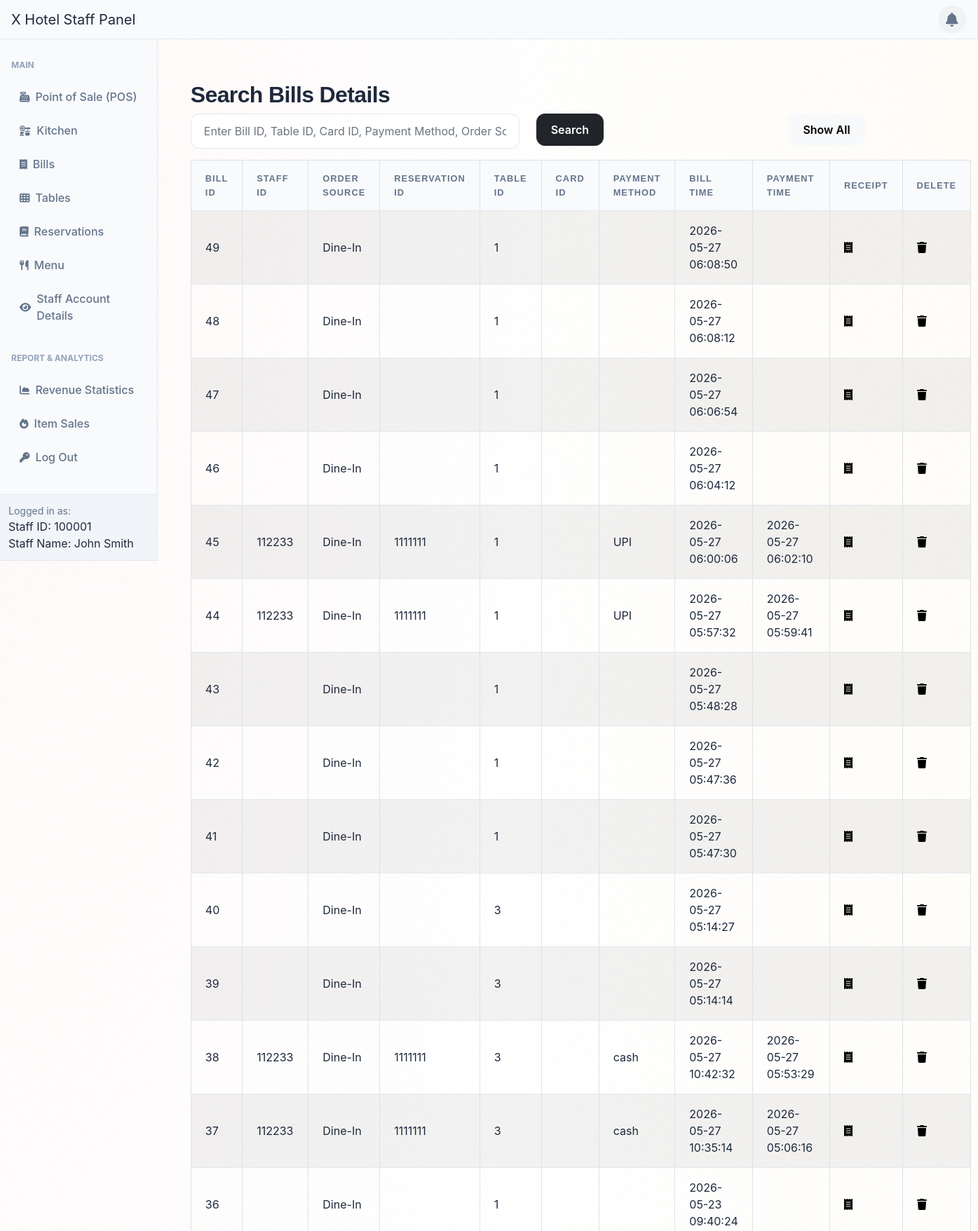
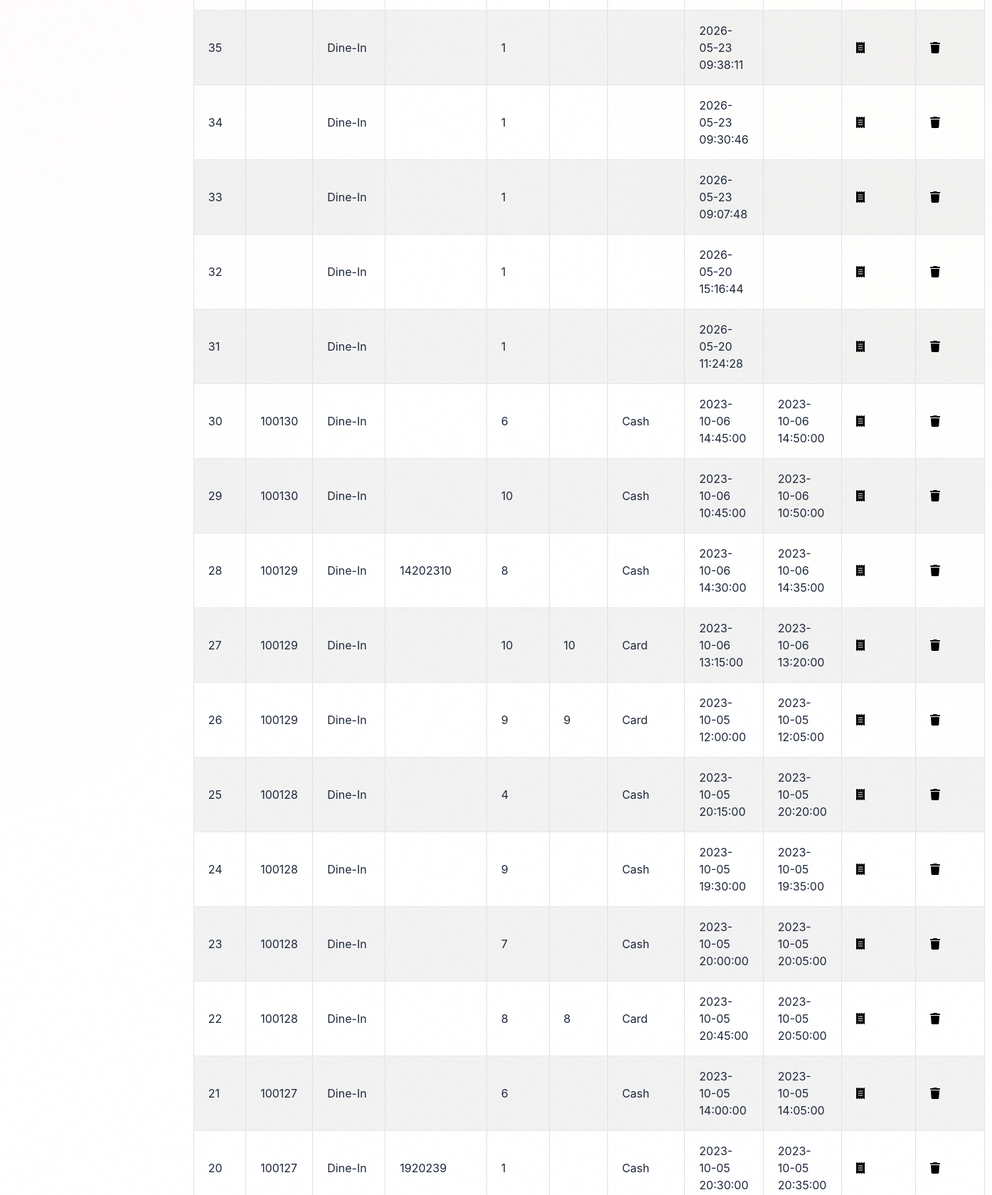
Screenshot of /adminSide/panel/bill-panel.php (signed in, upper part) with the database file from the repository (2 pictures, top to bottom).
### tables this page shows
CREATE TABLE `bills` (
  `bill_id` int NOT NULL AUTO_INCREMENT,
  `staff_id` int DEFAULT NULL,
  `reservation_id` int DEFAULT NULL,
  `table_id` int DEFAULT NULL,
  `card_id` int DEFAULT NULL,
  `payment_method` varchar(255) DEFAULT NULL,
  `bill_time` datetime DEFAULT NULL,
  `payment_time` datetime DEFAULT NULL,
  `non_member_name` varchar(100) DEFAULT NULL,
  `non_member_mobile` varchar(20) DEFAULT NULL,
  `order_source` varchar(30) NOT NULL DEFAULT 'Dine-In',
  `commission_rate` decimal(5,2) NOT NULL DEFAULT '0.00',
  `commission_amount` decimal(10,2) NOT NULL DEFAULT '0.00',
  `tax_amount` decimal(10,2) NOT NULL DEFAULT '0.00',
  `packaging_charge` decimal(10,2) NOT NULL DEFAULT '0.00',
  `net_revenue` decimal(10,2) NOT NULL DEFAULT '0.00',
  `prep_time_minutes` int DEFAULT NULL,
  `delivery_time_minutes` int DEFAULT NULL,
  `priority_level` varchar(15) NOT NULL DEFAULT 'Normal',
  `pickup_deadline` datetime DEFAULT NULL,
  `cancellation_reason` varchar(255) DEFAULT NULL,
  PRIMARY KEY (`bill_id`),
  KEY `staff_id` (`staff_id`),
  KEY `reservation_id` (`reservation_id`),
  KEY `table_id` (`table_id`),
  KEY `card_id` (`card_id`),
  CONSTRAINT `bills_ibfk_1` FOREIGN KEY (`staff_id`) REFERENCES `staffs` (`staff_id`),
  CONSTRAINT `bills_ibfk_3` FOREIGN KEY (`reservation_id`) REFERENCES `reservations` (`reservation_id`),
  CONSTRAINT `bills_ibfk_4` FOREIGN KEY (`table_id`) REFERENCES `restaurant_tables` (`table_id`),
  CONSTRAINT `bills_ibfk_5` FOREIGN KEY (`card_id`) REFERENCES `card_payments` (`card_id`)
);

### adminSide/panel/bill-panel.php (the view, shortened to what this page needs)
<?php include '../inc/dashHeader.php'; ?>
<div class="wrapper">
    <div class="container-fluid pt-5 pl-600">
        <div class="row">
            <div class="m-50">
                <div class="mt-5 mb-3">
                    <h2 class="pull-left">Search Bills Details</h2>
                    <form method="POST" action="#">
                        <div class="row">
                            <div class="col-md-6">
                                <input required type="text" id="search" name="search" class="form-control" placeholder="Enter Bill ID, Table ID, Card ID, Payment Method, Order Source">
                            </div>
                            <div class="col-md-3">
                                <button type="submit" class="btn btn-dark">Search</button>
                            </div>
                            <div class="col" style="text-align: right;" >
                                <a href="bill-panel.php" class="btn btn-light">Show All</a>
                            </div>
                        </div>
                    </form>
                </div>
                <?php
                require_once "../config.php";
                if (isset($_POST['search'])) {
                    if (!empty($_POST['search'])) {
                        $search = $_POST['search'];
                        $sql = "SELECT * FROM Bills
                                WHERE table_id LIKE '%$search%' OR payment_method LIKE '%$search%' OR bill_id LIKE '%$search%' OR card_id LIKE '%$search%' OR order_source LIKE '%$search%'
                                ORDER BY bill_id DESC;";
                    } else {
                        $sql = "SELECT * FROM Bills ORDER BY bill_id DESC;";
                    }
                } else {
                    $sql = "SELECT * FROM Bills ORDER BY bill_id DESC;";
                }
                if ($result = mysqli_query($link, $sql)) {
                    if (mysqli_num_rows($result) > 0) {
                        echo '<table class="table table-bordered table-striped" >';
                        echo "<thead>";
                        echo "<tr>";
                        echo "<th>Bill ID</th>";
                        echo "<th>Staff ID</th>";
                        echo "<th>Order Source</th>";
                        echo "<th>Reservation ID</th>";
                        echo "<th>Table ID</th>";
                        echo "<th>Card ID</th>";
                        echo "<th>Payment Method</th>";
                        echo "<th style='width:13em'>Bill Time</th>";
                        echo "<th style='width:13em'>Payment Time</th>";
                        echo "<th>Receipt</th>";
                        echo "<th>Delete</th>";
                        echo "</tr>";
                        echo "</thead>";
                        echo "<tbody>";
                        while ($row = mysqli_fetch_array($result)) {
                            echo "<tr>";
                            echo "<td>" . $row['bill_id'] . "</td>";
                            echo "<td>" . $row['staff_id'] . "</td>";
                            echo "<td>" . htmlspecialchars($row['order_source']) . "</td>";
                            echo "<td>" . $row['reservation_id'] . "</td>";
                            echo "<td>" . $row['table_id'] . "</td>";
                            echo "<td>" . $row['card_id'] . "</td>";
                            echo "<td>" . $row['payment_method'] . "</td>";
                            echo "<td>" . $row['bill_time'] . "</td>";
                            echo "<td>" . $row['payment_time'] . "</td>";
                            echo "<td>";
                            echo '<a href="../posBackend/receipt.php?bill_id='. $row['bill_id'] .'" title="Receipt" data-toggle="tooltip"><span class="fa fa-receipt text-black"></span></a>';
                            echo "</td>";
                            echo "<td>";
                            echo '<a href="../billsCrud/deleteBill.php?id='. $row['bill_id'] .'" title="Delete Record" data-toggle="tooltip" onclick="return confirm(\'Are you sure you want to delete this bill? This action is unrecoverable. \')"><span class="fa fa-trash text-black"></span></a>';
                            echo "</td>";
                            echo "</tr>";
                        }
                        echo "</tbody>";
                        echo "</table>";
                    } else {
                        echo '<div class="alert alert-danger"><em>No records were found.</em></div>';
                    }
                } else {
                    echo "Oops! Something went wrong. Please try again later.";
                }
                ?>
            </div>
        </div>
    </div>
</div>
<?php include '../inc/dashFooter.php'; ?>

### adminSide/panel/bill-panel.php (style rules this page uses)
.wrapper { width: 85%; padding-left: 200px; padding-top: 20px }

### rows the page displays
bills: bill_id "49", order_source "Dine-In", table "1", bill_time "2026-05-27 06:08:50"
bills: bill_id "48", order_source "Dine-In", table "1", bill_time "2026-05-27 06:08:12"
bills: bill_id "47", order_source "Dine-In", table "1", bill_time "2026-05-27 06:06:54"
bills: bill_id "46", order_source "Dine-In", table "1", bill_time "2026-05-27 06:04:12"
bills: bill_id "45", staff "112233", order_source "Dine-In", reservation "1111111", table "1", payment_method "UPI", bill_time "2026-05-27 06:00:06", payment_time "2026-05-27 06:02:10"
bills: bill_id "44", staff "112233", order_source "Dine-In", reservation "1111111", table "1", payment_method "UPI", bill_time "2026-05-27 05:57:32", payment_time "2026-05-27 05:59:41"
bills: bill_id "43", order_source "Dine-In", table "1", bill_time "2026-05-27 05:48:28"
bills: bill_id "42", order_source "Dine-In", table "1", bill_time "2026-05-27 05:47:36"
bills: bill_id "41", order_source "Dine-In", table "1", bill_time "2026-05-27 05:47:30"
bills: bill_id "40", order_source "Dine-In", table "3", bill_time "2026-05-27 05:14:27"
bills: bill_id "39", order_source "Dine-In", table "3", bill_time "2026-05-27 05:14:14"
bills: bill_id "38", staff "112233", order_source "Dine-In", reservation "1111111", table "3", payment_method "cash", bill_time "2026-05-27 10:42:32", payment_time "2026-05-27 05:53:29"
bills: bill_id "37", staff "112233", order_source "Dine-In", reservation "1111111", table "3", payment_method "cash", bill_time "2026-05-27 10:35:14", payment_time "2026-05-27 05:06:16"
bills: bill_id "36", order_source "Dine-In", table "1", bill_time "2026-05-23 09:40:24"
bills: bill_id "35", order_source "Dine-In", table "1", bill_time "2026-05-23 09:38:11"
bills: bill_id "34", order_source "Dine-In", table "1", bill_time "2026-05-23 09:30:46"
bills: bill_id "33", order_source "Dine-In", table "1", bill_time "2026-05-23 09:07:48"
bills: bill_id "32", order_source "Dine-In", table "1", bill_time "2026-05-20 15:16:44"
bills: bill_id "31", order_source "Dine-In", table "1", bill_time "2026-05-20 11:24:28"
bills: bill_id "30", staff "100130", order_source "Dine-In", table "6", payment_method "Cash", bill_time "2023-10-06 14:45:00", payment_time "2023-10-06 14:50:00"
bills: bill_id "29", staff "100130", order_source "Dine-In", table "10", payment_method "Cash", bill_time "2023-10-06 10:45:00", payment_time "2023-10-06 10:50:00"
bills: bill_id "28", staff "100129", order_source "Dine-In", reservation "14202310", table "8", payment_method "Cash", bill_time "2023-10-06 14:30:00", payment_time "2023-10-06 14:35:00"
bills: bill_id "27", staff "100129", order_source "Dine-In", table "10", card "10", payment_method "Card", bill_time "2023-10-06 13:15:00", payment_time "2023-10-06 13:20:00"
bills: bill_id "26", staff "100129", order_source "Dine-In", table "9", card "9", payment_method "Card", bill_time "2023-10-05 12:00:00", payment_time "2023-10-05 12:05:00"
bills: bill_id "25", staff "100128", order_source "Dine-In", table "4", payment_method "Cash", bill_time "2023-10-05 20:15:00", payment_time "2023-10-05 20:20:00"
bills: bill_id "24", staff "100128", order_source "Dine-In", table "9", payment_method "Cash", bill_time "2023-10-05 19:30:00", payment_time "2023-10-05 19:35:00"
bills: bill_id "23", staff "100128", order_source "Dine-In", table "7", payment_method "Cash", bill_time "2023-10-05 20:00:00", payment_time "2023-10-05 20:05:00"
bills: bill_id "22", staff "100128", order_source "Dine-In", table "8", card "8", payment_method "Card", bill_time "2023-10-05 20:45:00", payment_time "2023-10-05 20:50:00"
bills: bill_id "21", staff "100127", order_source "Dine-In", table "6", payment_method "Cash", bill_time "2023-10-05 14:00:00", payment_time "2023-10-05 14:05:00"
bills: bill_id "20", staff "100127", order_source "Dine-In", reservation "1920239", table "1", payment_method "Cash", bill_time "2023-10-05 20:30:00", payment_time "2023-10-05 20:35:00"

### other values shown
$_SESSION['logged_account_id'] "100001"
$_SESSION['logged_staff_name'] "John Smith"
